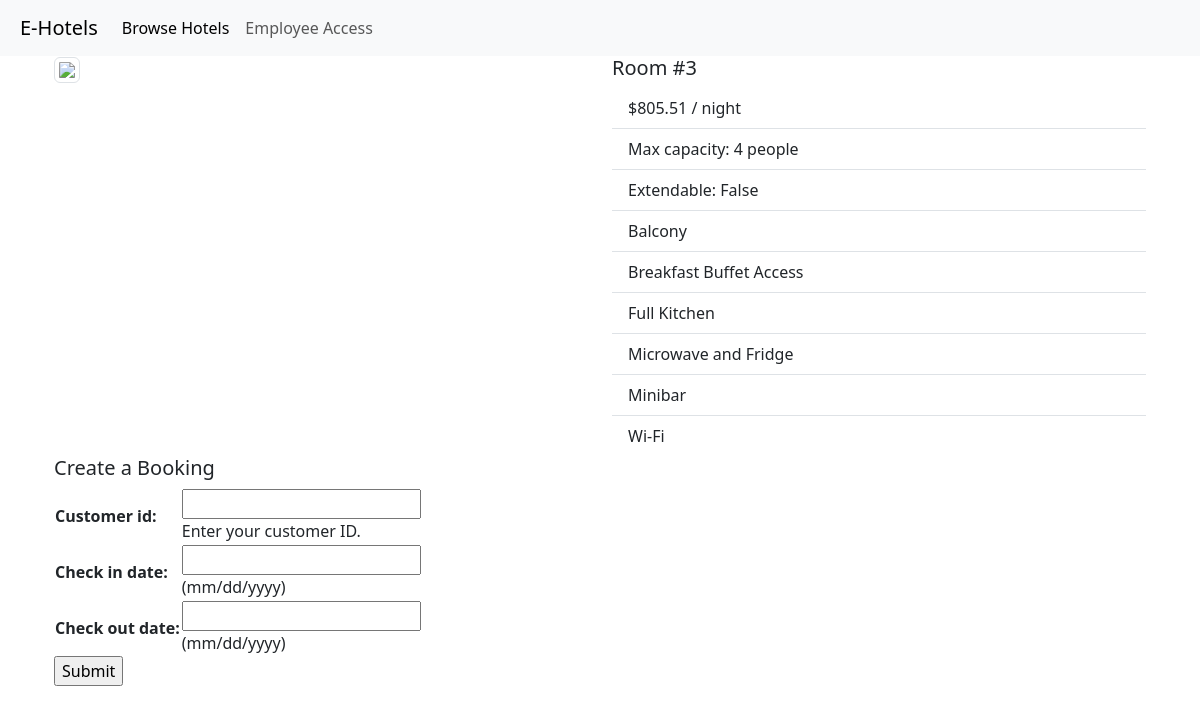
Page /room/3/ on the committed database.
### hotel_system/models.py (models this page shows)
class Room(models.Model):
    hotel = models.ForeignKey('Hotel', on_delete=models.CASCADE, related_name='rooms')
    room_num = models.IntegerField()
    price = models.DecimalField(max_digits=7, decimal_places=2)
    capacity = models.IntegerField()
    is_extendable = models.BooleanField()
    class Meta:  # composite primary key (hotel_id, room_num)
        constraints = [models.UniqueConstraint(fields=['hotel', 'room_num'], name='Room primary key')]

class Amenity(models.Model):
    room = models.ForeignKey('Room', on_delete=models.CASCADE, related_name='amenities')
    type = models.CharField(max_length=100)
    class Meta:  # composite primary key (hotel_id, room_num)
        constraints = [models.UniqueConstraint(fields=['room', 'type'], name='Amenity primary key')]

### hotel_system/views.py (the view)
# urls.py: path("room/<int:room_id>/", views.room),
def room(request, room_id):
    try:
        room = Room.objects.get(id=room_id)
    except Room.DoesNotExist:
        raise Http404(f"Room id: {room_id}, does not exist")
    if request.method == 'POST':
        form = BookingForm(request.POST)
        if form.is_valid():
            check_in_date = form.cleaned_data['check_in_date']
            check_out_date = form.cleaned_data['check_out_date']
            booking_instance = BookingOrder(
                room=room,
                customer=form.cleaned_data['customer_id'],
                check_in_date=check_in_date,
                check_out_date=check_out_date,
                cost=room.price * ((check_out_date - check_in_date).days + 1),
                is_active=True)
            booking_instance.save()
            return HttpResponseRedirect(reverse("booking", args=(booking_instance.id,)))
    else:
        form = BookingForm()
    return render(request, "room.html", {"form": form, "room": room})

### hotel_system/forms.py (shortened to what this page needs)
class BookingForm(forms.Form):
    customer_id = forms.IntegerField(help_text='Enter your customer ID.')
    check_in_date = forms.DateField(help_text='(mm/dd/yyyy)')
    check_out_date = forms.DateField(help_text='(mm/dd/yyyy)')

### hotel_system/templates/room.html (shortened to what this page needs)
{% extends "base.html" %} {% block title %} Room {% endblock %}
{% block content %}
{% load static %}
<body>
    <div class="container">
        <div class="row">
            <div class="col-md">
                <img class="img-thumbnail" src="https://external-content.duckduckgo.com/iu/?u=http%3A%2F%2Fwww.bestwesternplusmeridian.com%2FContent%2Fimages%2FQueen-Room-o.jpg&f=1&nofb=1&ipt=bea89494352c056dacc3a817b7a6785185e8c2eaed11403562def65949e7ba05&ipo=images">
            </div>
            <div class="col-md">
                <h5>Room #{{ room.room_num }} </h5>
                <ul class="list-group list-group-flush">
                    <li class="list-group-item">${{ room.price }} / night</li>
                    <li class="list-group-item">Max capacity: {{ room.capacity }} people</li>
                    <li class="list-group-item">Extendable: {{ room.is_extendable }}</li>
                    {% for amenity in room.amenities.all %}
                    <li class="list-group-item">{{ amenity.type }}</li>
                    {% endfor %}
                </ul>
            </div>
        </div>
        <div class="row">
            <h5>Create a Booking</h5>
            <form action="" method="post">
                <table>
                    {{ form.as_table }}
                </table>
                <input type="submit" value="Submit">
            </form>
        </div>
    </div>
</body>
{% endblock %}

### rows in the picture
Room: room_num "3", price "805.51", capacity "4", is_extendable "False"
Amenity: type "Balcony"
Amenity: type "Breakfast Buffet Access"
Amenity: type "Full Kitchen"
Amenity: type "Microwave and Fridge"
Amenity: type "Minibar"
Amenity: type "Wi-Fi"
